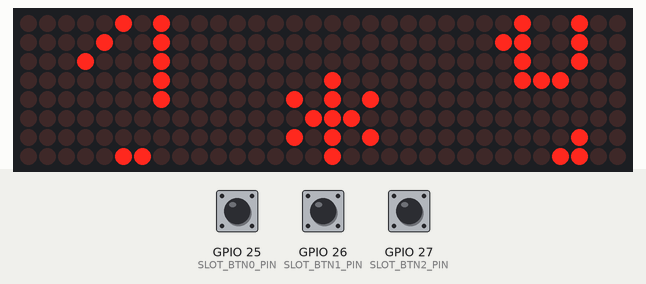
Recording of a sketch running on a simulated ESP32. Parts: 32×8 LED matrix. The test bench sets the inputs (shaded band); at power-on: GPIO 25 (SLOT_BTN0_PIN) HIGH, GPIO 26 (SLOT_BTN1_PIN) HIGH, GPIO 27 (SLOT_BTN2_PIN) HIGH. Random numbers use the default seed unless the sketch sets one.

Above: at 1.2 s.
1.3 s: GPIO 25 (SLOT_BTN0_PIN) pulled LOW for 0.15 s
At 1.65 s:
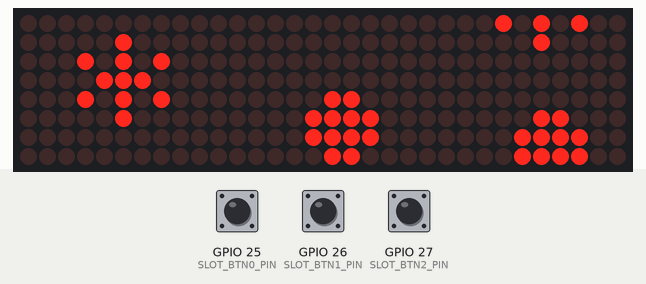
2.0 s: GPIO 26 (SLOT_BTN1_PIN) pulled LOW for 0.15 s
At 2.25 s:
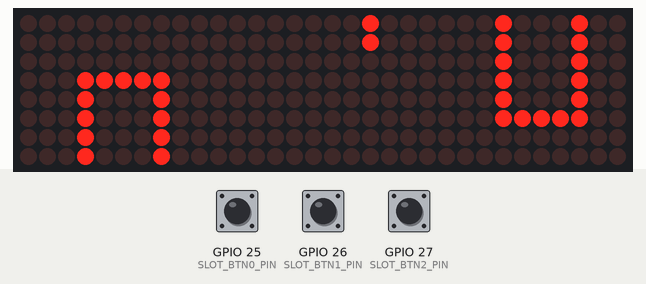
2.7 s: GPIO 27 (SLOT_BTN2_PIN) pulled LOW for 0.15 s
At 4.6 s:
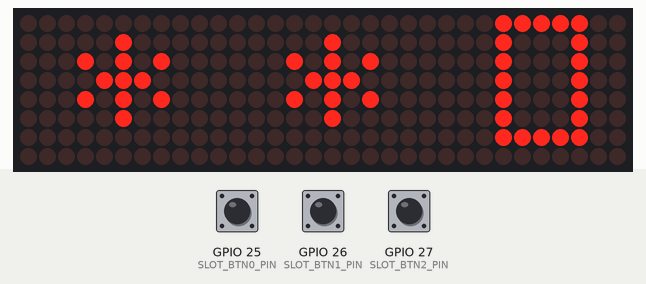
Timing chart, 0 to 6.1 s (numbered marks = the images above; inputs shaded):
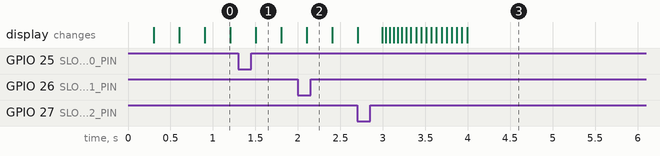

The sketch:

SlotMachineManager.ino
```cpp
// --------- forward declarations to satisfy Arduino auto-prototype step ----------

struct Reel;
struct Outcome;
enum SlotMode : uint8_t;   // <-- add this line

// --------- includes ----------
#include <MD_Parola.h>
#include <MD_MAX72XX.h>
#include <SPI.h>

// --------- hardware config (edit if needed) ----------
#define SLOT_HW_TYPE   MD_MAX72XX::FC16_HW
#define SLOT_MAX_DEVICES 4
#define SLOT_CS_PIN    5

#define SLOT_BTN0_PIN  25
#define SLOT_BTN1_PIN  26
#define SLOT_BTN2_PIN  27

// --------- display & zones ----------
static MD_Parola P(SLOT_HW_TYPE, SLOT_CS_PIN, SLOT_MAX_DEVICES);
static bool g_inited = false;

static const uint8_t ZONES = 3;
static uint8_t Z_START[ZONES];
static uint8_t Z_END  [ZONES];
static MD_MAX72XX* gfx() { return P.getGraphicObject(); }

// --------- symbols & geometry ----------
enum Sym : uint8_t { SEVEN, BAR, STAR, CHERRY, BELL, BLANK, SYM_COUNT };

static const uint8_t SYMBOL_COLS=5, SPACER_COLS=1;
static const uint8_t SYMBOL_W = SYMBOL_COLS + SPACER_COLS;
static const uint8_t SYMBOL_ROWS=7, SPACER_ROWS=1;
static const uint8_t SYMBOL_H = SYMBOL_ROWS + SPACER_ROWS;   // 8 rows tall incl spacer

static const uint8_t SYM_SEVEN[5]  = {0x7F,0x02,0x04,0x08,0x10};
static const uint8_t SYM_BAR[5]    = {0x7F,0x41,0x41,0x41,0x7F};
static const uint8_t SYM_STAR[5]   = {0x14,0x08,0x3E,0x08,0x14};
static const uint8_t SYM_CHERRY[5] = {0x0C,0x1E,0x1E,0x0C,0x00};
static const uint8_t SYM_BELL[5]   = {0x1C,0x22,0x22,0x3E,0x08};
static const uint8_t SYM_BLANK[5]  = {0x00,0x00,0x00,0x00,0x00};
static const uint8_t* SYM_BITMAPS[SYM_COUNT] = {
  SYM_SEVEN, SYM_BAR, SYM_STAR, SYM_CHERRY, SYM_BELL, SYM_BLANK
};

static int payout3[SYM_COUNT] = { 1000, 300, 150, 80, 50, 0 };

// --------- types (full definitions) ----------
#define STRIP_LEN 8

struct Reel {
  uint8_t  zone, zoneWidth;
  uint8_t  strip[STRIP_LEN];
  uint8_t  stripLen;

  int32_t  offset;               // row offset into vertical strip
  int8_t   dir;                  // +1 up, -1 down
  uint16_t stepInterval, minInterval, maxInterval;
  uint32_t lastStep;

  bool     spinning;
  bool     armed;
  int32_t  stopOffset;
};

struct Outcome {
  uint8_t sym[3];
  int     payout;
};

enum SlotMode : uint8_t { SLOT_MODE_SKILL_STOP = 0, SLOT_MODE_PREDETERMINED = 1 };
enum SlotState : uint8_t { S_IDLE, S_SPINNING, S_SHOW };

// --------- globals ----------
static Reel     R[3];
static Outcome  g_outcome;
static SlotMode g_mode = SLOT_MODE_SKILL_STOP;
static SlotState slotState = S_IDLE;
static uint32_t  stateTs = 0;

// --------- ISR buttons (ESP32) ----------
volatile bool     g_btnReq[3] = {false,false,false};
volatile uint32_t g_btnUs [3] = {0,0,0};
static const uint32_t DEBOUNCE_US = 25000;
portMUX_TYPE      g_isrMux = portMUX_INITIALIZER_UNLOCKED;

void IRAM_ATTR isrBtn0(){ uint32_t n=micros(); if (n-g_btnUs[0]>DEBOUNCE_US){ portENTER_CRITICAL_ISR(&g_isrMux); g_btnUs[0]=n; g_btnReq[0]=true; portEXIT_CRITICAL_ISR(&g_isrMux);} }
void IRAM_ATTR isrBtn1(){ uint32_t n=micros(); if (n-g_btnUs[1]>DEBOUNCE_US){ portENTER_CRITICAL_ISR(&g_isrMux); g_btnUs[1]=n; g_btnReq[1]=true; portEXIT_CRITICAL_ISR(&g_isrMux);} }
void IRAM_ATTR isrBtn2(){ uint32_t n=micros(); if (n-g_btnUs[2]>DEBOUNCE_US){ portENTER_CRITICAL_ISR(&g_isrMux); g_btnUs[2]=n; g_btnReq[2]=true; portEXIT_CRITICAL_ISR(&g_isrMux);} }

// --------- helpers that use Reel (now safe, struct defined above) ----------
static inline void   drawZoneColumn(uint8_t z, uint8_t xIn, uint8_t colBits){ gfx()->setColumn(Z_START[z]+xIn, colBits); }
static inline uint8_t glyphCol(uint8_t s, uint8_t colIn){ return (colIn<SYMBOL_COLS)? SYM_BITMAPS[s][colIn] : 0x00; }
static inline int32_t stripRows(const Reel& r){ return (int32_t)r.stripLen * SYMBOL_H; }
static inline uint8_t centerStartX(uint8_t w){ return (w - SYMBOL_COLS) / 2; }

static void renderReelVertical(const Reel& r){
  int32_t totalRows = stripRows(r); if (totalRows<=0) return;
  int32_t base = r.offset % totalRows; if (base<0) base += totalRows;
  uint8_t xStart = centerStartX(r.zoneWidth);

  for(uint8_t x=0; x<r.zoneWidth; x++){
    if (x < xStart || x >= xStart+SYMBOL_COLS){ drawZoneColumn(r.zone,x,0x00); continue; }
    uint8_t colInSym = x - xStart, outCol = 0;
    for(uint8_t y=0; y<8; y++){
      int32_t rowIdx = (base + y) % totalRows;
      uint8_t symIdx = rowIdx / SYMBOL_H;
      uint8_t rowIn  = rowIdx % SYMBOL_H;
      uint8_t bit=0;
      if (rowIn < SYMBOL_ROWS){
        uint8_t colBits = glyphCol(r.strip[symIdx], colInSym);
        bit = (colBits >> rowIn) & 0x01;
      }
      outCol |= (bit << y);
    }
    drawZoneColumn(r.zone, x, outCol);
  }
}

static int findSymbolIndexInStrip(const Reel& r, uint8_t sym){
  for(int i=0;i<r.stripLen;i++) if (r.strip[i]==sym) return i;
  return 0;
}

static int32_t computeStopOffset(const Reel& r, uint8_t targetSym, uint16_t extraRevs){
  int32_t total = stripRows(r);
  int32_t curBase = r.offset % total; if (curBase<0) curBase += total;
  int32_t desiredBase = (int32_t)findSymbolIndexInStrip(r, targetSym) * SYMBOL_H;

  if (r.dir > 0){ int32_t adv = (desiredBase - curBase + total) % total;  return r.offset + adv + (int32_t)extraRevs * total; }
  else          { int32_t back= (curBase - desiredBase + total) % total;  return r.offset - (int32_t)(back + (int32_t)extraRevs * total); }
}

static int32_t computeStopOffsetBoundarySoon(const Reel& r, uint16_t minMoreRows){
  int32_t total = stripRows(r);
  int32_t curBase = r.offset % total; if (curBase<0) curBase += total;
  int32_t mod = curBase % SYMBOL_H, delta;
  if (r.dir > 0){ delta = (mod==0?SYMBOL_H:(SYMBOL_H-mod)); if (delta<(int32_t)minMoreRows) delta += ((minMoreRows-delta+SYMBOL_H-1)/SYMBOL_H)*SYMBOL_H; return r.offset + delta; }
  else          { delta = (mod==0?SYMBOL_H:mod);             if (delta<(int32_t)minMoreRows) delta += ((minMoreRows-delta+SYMBOL_H-1)/SYMBOL_H)*SYMBOL_H; return r.offset - delta; }
}

static uint8_t landedSymbol(const Reel& r){
  int32_t total = stripRows(r);
  int32_t base = r.offset % total; if (base<0) base += total;
  int idx = base / SYMBOL_H; return r.strip[idx % r.stripLen];
}

static bool stepAndMaybeStop(Reel& r){
  if (!r.spinning) return false;
  uint32_t now = millis();
  if (now - r.lastStep < r.stepInterval) return false;
  r.lastStep = now;

  if (!r.armed){
    if (r.stepInterval > r.minInterval) r.stepInterval -= 1;
    r.offset += r.dir;
    renderReelVertical(r);
    return false;
  }

  int32_t remain = (r.dir>0) ? (r.stopOffset - r.offset) : (r.offset - r.stopOffset);
  if (remain < 64 && r.stepInterval < r.maxInterval) r.stepInterval += 2;
  else if (r.stepInterval > r.minInterval) r.stepInterval -= 1;

  r.offset += r.dir;
  renderReelVertical(r);

  if ((r.dir>0 && r.offset >= r.stopOffset) || (r.dir<0 && r.offset <= r.stopOffset)){
    r.offset = r.stopOffset;
    renderReelVertical(r);
    r.spinning = false;
    return true;
  }
  return false;
}

// --------- result feedback FX ----------
static uint8_t g_baseIntensity = 3;

struct ResultFX {
  bool     active=false;
  bool     won=false;
  uint32_t started=0, last=0;
  uint16_t duration=1200, interval=60;
  uint8_t  phase=0;
} fx;

static inline void drawGutter(uint8_t col, bool on){ gfx()->setColumn(col, on?0xFF:0x00); }

static void FX_start(bool won){
  fx.active=true; fx.won=won; fx.started=millis(); fx.last=0; fx.phase=0;
  fx.duration = won ? 1200 : 600; fx.interval = 60;
}

static void FX_tick(){
  if (!fx.active) return;
  uint32_t now = millis();
  if (now - fx.last < fx.interval) return;
  fx.last = now;

  // base frame
  for(int i=0;i<3;i++) renderReelVertical(R[i]);

  if (fx.won){
    static const uint8_t seq[4] = {3,8,12,8};
    P.setIntensity(seq[fx.phase & 3]);
    bool on = (fx.phase & 1);
    drawGutter(10,on); drawGutter(21,on);
    for (int k=0;k<4;k++){ gfx()->setPoint(random(0,32), random(0,8), true); }
  } else {
    P.setIntensity(1);
    bool on = (fx.phase & 1);
    drawGutter(10,on); drawGutter(21,on);
  }

  fx.phase++;
  if (now - fx.started >= fx.duration){
    fx.active=false;
    P.setIntensity(g_baseIntensity);
    drawGutter(10,false); drawGutter(21,false);
    for(int i=0;i<3;i++) renderReelVertical(R[i]);
  }
}

// --------- outcome helpers ----------
static void chooseOutcomeDeterministic(){ g_outcome.sym[0]=BAR; g_outcome.sym[1]=STAR; g_outcome.sym[2]=SEVEN; g_outcome.payout=0; }
static void evaluatePayoutFromLanded(){
  uint8_t a=landedSymbol(R[0]), b=landedSymbol(R[1]), c=landedSymbol(R[2]);
  g_outcome.sym[0]=a; g_outcome.sym[1]=b; g_outcome.sym[2]=c;
  g_outcome.payout = (a==b && b==c) ? payout3[a] : 0;
}

// --------- public-ish controls (kept here since single .ino) ----------
static void Slot_setMode(SlotMode m){ g_mode = m; }
static void Slot_setIntensity(uint8_t v){ if (!g_inited) return; g_baseIntensity = min<uint8_t>(v,15); P.setIntensity(g_baseIntensity); }

// --------- Arduino setup/loop + API-like functions ----------
static void Slot_init(){
  if (!g_inited){
    P.begin(ZONES);
    g_baseIntensity=3; P.setIntensity(g_baseIntensity);
    P.displayClear();
    g_inited=true;

    // zones (0..9), (11..20), (22..31) — gutters at 10, 21
    P.setZone(0,0,9);    Z_START[0]=0;  Z_END[0]=9;
    P.setZone(1,11,20);  Z_START[1]=11; Z_END[1]=20;
    P.setZone(2,22,31);  Z_START[2]=22; Z_END[2]=31;

    auto initReel = [](Reel& r,uint8_t z,uint16_t step,uint16_t minI,uint16_t maxI){
      r.zone=z; r.zoneWidth=10; r.stripLen=8;
      r.offset=0; r.dir=-1; r.stepInterval=step; r.minInterval=minI; r.maxInterval=maxI; r.lastStep=0;
      r.spinning=false; r.armed=false; r.stopOffset=0;
    };
    initReel(R[0],0,44,26,90);
    initReel(R[1],1,40,24,88);
    initReel(R[2],2,36,22,86);

    uint8_t s0[]={BAR,STAR,CHERRY,BLANK,BELL,SEVEN,CHERRY,BAR}; for(uint8_t i=0;i<8;i++) R[0].strip[i]=s0[i];
    uint8_t s1[]={BLANK,CHERRY,BAR,BELL,STAR,SEVEN,BLANK,STAR}; for(uint8_t i=0;i<8;i++) R[1].strip[i]=s1[i];
    uint8_t s2[]={STAR,BLANK,BELL,SEVEN,CHERRY,BAR,BELL,STAR};  for(uint8_t i=0;i<8;i++) R[2].strip[i]=s2[i];

    for(int i=0;i<3;i++) renderReelVertical(R[i]);

    // buttons + interrupts
    pinMode(SLOT_BTN0_PIN, INPUT_PULLUP);
    pinMode(SLOT_BTN1_PIN, INPUT_PULLUP);
    pinMode(SLOT_BTN2_PIN, INPUT_PULLUP);
    attachInterrupt(digitalPinToInterrupt(SLOT_BTN0_PIN), isrBtn0, FALLING);
    attachInterrupt(digitalPinToInterrupt(SLOT_BTN1_PIN), isrBtn1, FALLING);
    attachInterrupt(digitalPinToInterrupt(SLOT_BTN2_PIN), isrBtn2, FALLING);

    randomSeed((uint32_t)micros());
  } else {
    P.displayClear();
    for(int i=0;i<3;i++) renderReelVertical(R[i]);
  }

  slotState = S_IDLE;
  g_outcome = Outcome{{BLANK,BLANK,BLANK},0};
}

static void Slot_startSpin(){
  chooseOutcomeDeterministic();  // only used in predetermined mode
  for(int i=0;i<3;i++){
    R[i].spinning=true; R[i].armed=false;
    R[i].stepInterval=(uint16_t)(i==0?40:i==1?36:32);
  }
  slotState=S_SPINNING; stateTs=millis();
}

static void Slot_stopReel(uint8_t i){
  if (i>2) return;
  Reel& r = R[i];
  if (!r.spinning || r.armed) return;

  if (g_mode==SLOT_MODE_SKILL_STOP){
    r.stopOffset = computeStopOffsetBoundarySoon(r, 12);
  }else{
    r.stopOffset = computeStopOffset(r, g_outcome.sym[i], 0);
    int32_t remain = (r.dir>0)?(r.stopOffset-r.offset):(r.offset-r.stopOffset);
    if (remain<8) r.stopOffset = computeStopOffset(r, g_outcome.sym[i], 1);
  }
  r.armed=true;
}

static void Slot_tick(){
  // consume button requests
  bool req[3];
  portENTER_CRITICAL(&g_isrMux);
  req[0]=g_btnReq[0]; g_btnReq[0]=false;
  req[1]=g_btnReq[1]; g_btnReq[1]=false;
  req[2]=g_btnReq[2]; g_btnReq[2]=false;
  portEXIT_CRITICAL(&g_isrMux);
  if (req[0]) Slot_stopReel(0);
  if (req[1]) Slot_stopReel(1);
  if (req[2]) Slot_stopReel(2);

  if (slotState==S_SPINNING){
    stepAndMaybeStop(R[0]);
    stepAndMaybeStop(R[1]);
    stepAndMaybeStop(R[2]);

    if (!R[0].spinning && !R[1].spinning && !R[2].spinning){
      if (g_mode==SLOT_MODE_SKILL_STOP) evaluatePayoutFromLanded();
      else g_outcome.payout = (g_outcome.sym[0]==g_outcome.sym[1] && g_outcome.sym[1]==g_outcome.sym[2]) ? payout3[g_outcome.sym[0]] : 0;
      FX_start(g_outcome.payout>0);
      slotState=S_SHOW; stateTs=millis();
    }
  } else if (slotState==S_SHOW){
    FX_tick();
    if (!fx.active) slotState = S_IDLE;
  }
}

// --------- Arduino entry points ----------
void setup(){
  Slot_init();
  // optional: Slot_setMode(SLOT_MODE_PREDETERMINED);
  // optional: Slot_setIntensity(3);

  // spin once at power-up for testing
  Slot_startSpin();
}

void loop(){
  Slot_tick();
}
```
